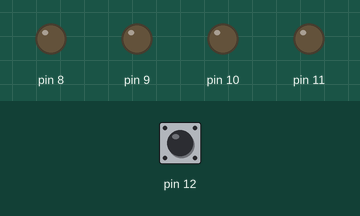
This sketch was run on a simulated Arduino Uno, built with avr-gcc and run on an emulated ATmega328P. On the bench: output pins drawn as LEDs (lit = HIGH). The test bench sets the inputs (shaded band); at power-on: pin 12 HIGH. Random numbers use the default seed unless the sketch sets one.

Above: at 1.2 s.
1.3 s: pin 12 pulled LOW for 0.15 s
At 2.58 s:
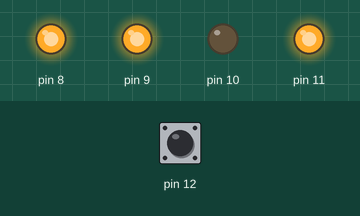
At 3.9 s:
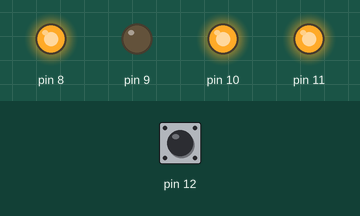
4.3 s: pin 12 pulled LOW for 1 s
At 7.05 s:
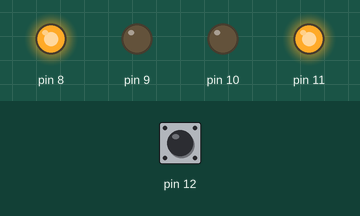
7.3 s: pin 12 pulled LOW for 3.2 s
Timing chart, 0 to 15.6 s (numbered marks = the images above; inputs shaded):
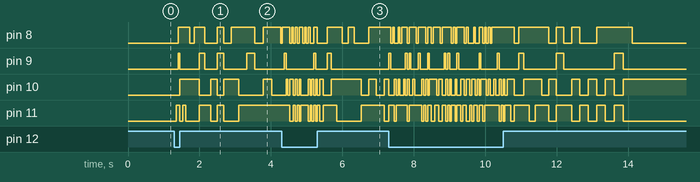

The sketch:

dice_roller.ino
```cpp
#include <avr/io.h>
#define MAX_ROLL 20
#define MAX_DELAY 250
byte rolls = 0;
byte current_delay = 0;
byte newroll = 0;
byte states[6]=
{
    B0100,
    B1000,
    B0101,
    B1001,
    B1101,
    B1011
};
void setup(){
    DDRB = B00001111;
    PORTB = B00010000;
}
void loop(){
    if (!(PINB & B00010000))
        rolls = MAX_ROLL;
    if(rolls){
      if(current_delay++ >= (MAX_DELAY - (rolls*rolls)/2)){
          rolls--;
          current_delay = 0;
          while(newroll==PORTB-16)
            newroll = states[random(0,6)];
          PORTB = newroll|16;
      }
    }
    delay(1);
}
```

Measured:
- after the input at 1.3 s, pin 8: LOW → HIGH after 0.10 s, → LOW 0.32 s later, → HIGH 0.12 s later, → LOW 0.29 s later, … (10 changes in this stretch); pin 10: LOW → HIGH after 0.15 s, → LOW 0.53 s later, → HIGH 0.32 s later, → LOW 0.18 s later, … (8 changes in this stretch)
